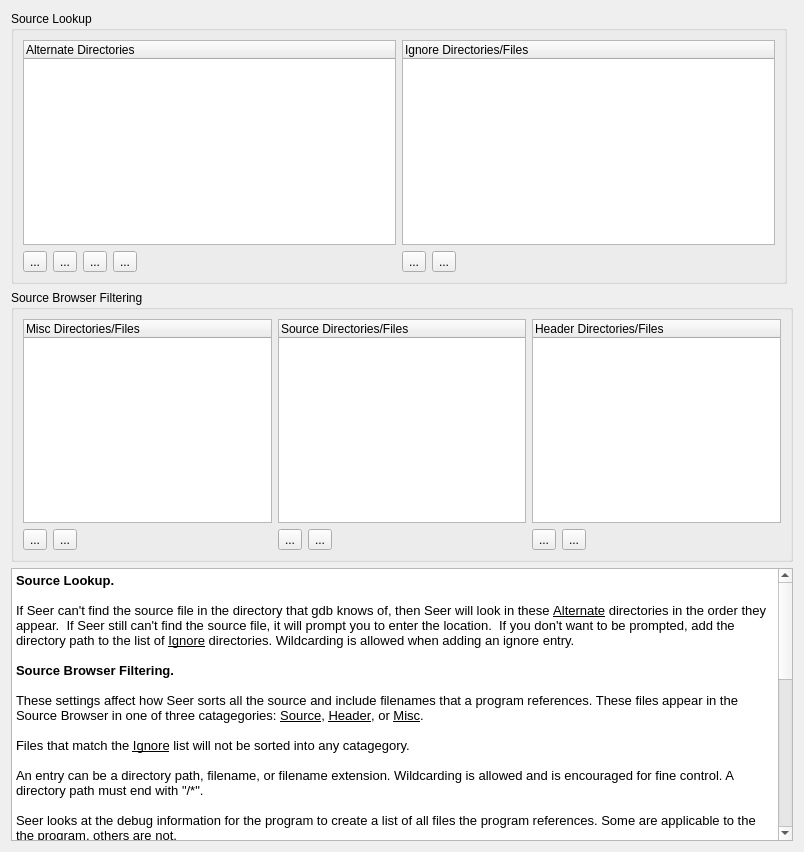
<?xml version="1.0" encoding="UTF-8"?>
<ui version="4.0">
 <class>SeerSourceConfigPage</class>
 <widget class="QWidget" name="SeerSourceConfigPage">
  <property name="geometry">
   <rect>
    <x>0</x>
    <y>0</y>
    <width>804</width>
    <height>852</height>
   </rect>
  </property>
  <property name="windowTitle">
   <string>SeerSourceConfigPage</string>
  </property>
  <layout class="QGridLayout" name="gridLayout">
   <item row="0" column="0">
    <widget class="QGroupBox" name="sourceLocationGroupBox">
     <property name="title">
      <string>Source Lookup</string>
     </property>
     <layout class="QHBoxLayout" name="horizontalLayout_3">
      <item>
       <layout class="QVBoxLayout" name="verticalLayout_1">
        <item>
         <widget class="QTreeWidget" name="alternateDirectoriesTreeWidget">
          <property name="sizePolicy">
           <sizepolicy hsizetype="Expanding" vsizetype="Expanding">
            <horstretch>0</horstretch>
            <verstretch>0</verstretch>
           </sizepolicy>
          </property>
          <property name="rootIsDecorated">
           <bool>false</bool>
          </property>
          <column>
           <property name="text">
            <string>Alternate Directories</string>
           </property>
          </column>
         </widget>
        </item>
        <item>
         <layout class="QHBoxLayout" name="horizontalLayout_1">
          <item>
           <widget class="QToolButton" name="addAlternateDirectoryToolButton">
            <property name="toolTip">
             <string>Add a new directory.</string>
            </property>
            <property name="text">
             <string>...</string>
            </property>
            <property name="icon">
             <iconset resource="resource.qrc">
              <normaloff>:/seer/resources/RelaxLightIcons/document-new.svg</normaloff>:/seer/resources/RelaxLightIcons/document-new.svg</iconset>
            </property>
           </widget>
          </item>
          <item>
           <widget class="QToolButton" name="moveUpAlternateDirectoriesToolButton">
            <property name="toolTip">
             <string>Move up selected directories.</string>
            </property>
            <property name="text">
             <string>...</string>
            </property>
            <property name="icon">
             <iconset resource="resource.qrc">
              <normaloff>:/seer/resources/RelaxLightIcons/go-up.svg</normaloff>:/seer/resources/RelaxLightIcons/go-up.svg</iconset>
            </property>
           </widget>
          </item>
          <item>
           <widget class="QToolButton" name="moveDownAlternateDirectoriesToolButton">
            <property name="toolTip">
             <string>Move down selected directories.</string>
            </property>
            <property name="text">
             <string>...</string>
            </property>
            <property name="icon">
             <iconset resource="resource.qrc">
              <normaloff>:/seer/resources/RelaxLightIcons/go-down.svg</normaloff>:/seer/resources/RelaxLightIcons/go-down.svg</iconset>
            </property>
           </widget>
          </item>
          <item>
           <widget class="QToolButton" name="deleteAlternateDirectoriesToolButton">
            <property name="toolTip">
             <string>Delete selected directories.</string>
            </property>
            <property name="text">
             <string>...</string>
            </property>
            <property name="icon">
             <iconset resource="resource.qrc">
              <normaloff>:/seer/resources/RelaxLightIcons/edit-delete.svg</normaloff>:/seer/resources/RelaxLightIcons/edit-delete.svg</iconset>
            </property>
           </widget>
          </item>
          <item>
           <spacer name="horizontalSpacer_1">
            <property name="orientation">
             <enum>Qt::Horizontal</enum>
            </property>
            <property name="sizeHint" stdset="0">
             <size>
              <width>40</width>
              <height>20</height>
             </size>
            </property>
           </spacer>
          </item>
         </layout>
        </item>
       </layout>
      </item>
      <item>
       <layout class="QVBoxLayout" name="verticalLayout_2">
        <item>
         <widget class="QTreeWidget" name="ignoreFilePatternsTreeWidget">
          <property name="sizePolicy">
           <sizepolicy hsizetype="Expanding" vsizetype="Expanding">
            <horstretch>0</horstretch>
            <verstretch>0</verstretch>
           </sizepolicy>
          </property>
          <property name="rootIsDecorated">
           <bool>false</bool>
          </property>
          <column>
           <property name="text">
            <string>Ignore Directories/Files</string>
           </property>
          </column>
         </widget>
        </item>
        <item>
         <layout class="QHBoxLayout" name="horizontalLayout_2">
          <item>
           <widget class="QToolButton" name="addIgnoreFilePatternToolButton">
            <property name="toolTip">
             <string>Add a new directory.</string>
            </property>
            <property name="text">
             <string>...</string>
            </property>
            <property name="icon">
             <iconset resource="resource.qrc">
              <normaloff>:/seer/resources/RelaxLightIcons/document-new.svg</normaloff>:/seer/resources/RelaxLightIcons/document-new.svg</iconset>
            </property>
           </widget>
          </item>
          <item>
           <widget class="QToolButton" name="deleteIgnoreFilePatternesToolButton">
            <property name="toolTip">
             <string>Delete selected directories.</string>
            </property>
            <property name="text">
             <string>...</string>
            </property>
            <property name="icon">
             <iconset resource="resource.qrc">
              <normaloff>:/seer/resources/RelaxLightIcons/edit-delete.svg</normaloff>:/seer/resources/RelaxLightIcons/edit-delete.svg</iconset>
            </property>
           </widget>
          </item>
          <item>
           <spacer name="horizontalSpacer_2">
            <property name="orientation">
             <enum>Qt::Horizontal</enum>
            </property>
            <property name="sizeHint" stdset="0">
             <size>
              <width>40</width>
              <height>20</height>
             </size>
            </property>
           </spacer>
          </item>
         </layout>
        </item>
       </layout>
      </item>
     </layout>
    </widget>
   </item>
   <item row="1" column="0" colspan="2">
    <widget class="QGroupBox" name="sourceBrowserGroupBox">
     <property name="title">
      <string>Source Browser Filtering</string>
     </property>
     <layout class="QHBoxLayout" name="horizontalLayout">
      <item>
       <layout class="QVBoxLayout" name="verticalLayout">
        <item>
         <widget class="QTreeWidget" name="miscFilePatternsTreeWidget">
          <property name="sizePolicy">
           <sizepolicy hsizetype="Expanding" vsizetype="Expanding">
            <horstretch>0</horstretch>
            <verstretch>0</verstretch>
           </sizepolicy>
          </property>
          <property name="rootIsDecorated">
           <bool>false</bool>
          </property>
          <column>
           <property name="text">
            <string>Misc Directories/Files</string>
           </property>
          </column>
         </widget>
        </item>
        <item>
         <layout class="QHBoxLayout" name="horizontalLayout_4">
          <item>
           <widget class="QToolButton" name="addMiscFilePatternToolButton">
            <property name="toolTip">
             <string>Add a new file pattern.</string>
            </property>
            <property name="text">
             <string>...</string>
            </property>
            <property name="icon">
             <iconset resource="resource.qrc">
              <normaloff>:/seer/resources/RelaxLightIcons/document-new.svg</normaloff>:/seer/resources/RelaxLightIcons/document-new.svg</iconset>
            </property>
           </widget>
          </item>
          <item>
           <widget class="QToolButton" name="deleteMiscFilePatternsToolButton">
            <property name="toolTip">
             <string>Delete selected file patterns.</string>
            </property>
            <property name="text">
             <string>...</string>
            </property>
            <property name="icon">
             <iconset resource="resource.qrc">
              <normaloff>:/seer/resources/RelaxLightIcons/edit-delete.svg</normaloff>:/seer/resources/RelaxLightIcons/edit-delete.svg</iconset>
            </property>
           </widget>
          </item>
          <item>
           <spacer name="horizontalSpacer_3">
            <property name="orientation">
             <enum>Qt::Horizontal</enum>
            </property>
            <property name="sizeHint" stdset="0">
             <size>
              <width>40</width>
              <height>20</height>
             </size>
            </property>
           </spacer>
          </item>
         </layout>
        </item>
       </layout>
      </item>
      <item>
       <layout class="QVBoxLayout" name="verticalLayout_3">
        <item>
         <widget class="QTreeWidget" name="sourceFilePatternsTreeWidget">
          <property name="sizePolicy">
           <sizepolicy hsizetype="Expanding" vsizetype="Expanding">
            <horstretch>0</horstretch>
            <verstretch>0</verstretch>
           </sizepolicy>
          </property>
          <property name="rootIsDecorated">
           <bool>false</bool>
          </property>
          <column>
           <property name="text">
            <string>Source Directories/Files</string>
           </property>
          </column>
         </widget>
        </item>
        <item>
         <layout class="QHBoxLayout" name="horizontalLayout_5">
          <item>
           <widget class="QToolButton" name="addSourceFilePatternToolButton">
            <property name="toolTip">
             <string>Add a new file pattern.</string>
            </property>
            <property name="text">
             <string>...</string>
            </property>
            <property name="icon">
             <iconset resource="resource.qrc">
              <normaloff>:/seer/resources/RelaxLightIcons/document-new.svg</normaloff>:/seer/resources/RelaxLightIcons/document-new.svg</iconset>
            </property>
           </widget>
          </item>
          <item>
           <widget class="QToolButton" name="deleteSourceFilePatternsToolButton">
            <property name="toolTip">
             <string>Delete selected file patterns.</string>
            </property>
            <property name="text">
             <string>...</string>
            </property>
            <property name="icon">
             <iconset resource="resource.qrc">
              <normaloff>:/seer/resources/RelaxLightIcons/edit-delete.svg</normaloff>:/seer/resources/RelaxLightIcons/edit-delete.svg</iconset>
            </property>
           </widget>
          </item>
          <item>
           <spacer name="horizontalSpacer_4">
            <property name="orientation">
             <enum>Qt::Horizontal</enum>
            </property>
            <property name="sizeHint" stdset="0">
             <size>
              <width>40</width>
              <height>20</height>
             </size>
            </property>
           </spacer>
          </item>
         </layout>
        </item>
       </layout>
      </item>
      <item>
       <layout class="QVBoxLayout" name="verticalLayout_4">
        <item>
         <widget class="QTreeWidget" name="headerFilePatternsTreeWidget">
          <property name="sizePolicy">
           <sizepolicy hsizetype="Expanding" vsizetype="Expanding">
            <horstretch>0</horstretch>
            <verstretch>0</verstretch>
           </sizepolicy>
          </property>
          <property name="rootIsDecorated">
           <bool>false</bool>
          </property>
          <column>
           <property name="text">
            <string>Header Directories/Files</string>
           </property>
          </column>
         </widget>
        </item>
        <item>
         <layout class="QHBoxLayout" name="horizontalLayout_6">
          <item>
           <widget class="QToolButton" name="addHeaderFilePatternToolButton">
            <property name="toolTip">
             <string>Add a new file pattern.</string>
            </property>
            <property name="text">
             <string>...</string>
            </property>
            <property name="icon">
             <iconset resource="resource.qrc">
              <normaloff>:/seer/resources/RelaxLightIcons/document-new.svg</normaloff>:/seer/resources/RelaxLightIcons/document-new.svg</iconset>
            </property>
           </widget>
          </item>
          <item>
           <widget class="QToolButton" name="deleteHeaderFilePatternsToolButton">
            <property name="toolTip">
             <string>Delete selected file patterns.</string>
            </property>
            <property name="text">
             <string>...</string>
            </property>
            <property name="icon">
             <iconset resource="resource.qrc">
              <normaloff>:/seer/resources/RelaxLightIcons/edit-delete.svg</normaloff>:/seer/resources/RelaxLightIcons/edit-delete.svg</iconset>
            </property>
           </widget>
          </item>
          <item>
           <spacer name="horizontalSpacer_5">
            <property name="orientation">
             <enum>Qt::Horizontal</enum>
            </property>
            <property name="sizeHint" stdset="0">
             <size>
              <width>40</width>
              <height>20</height>
             </size>
            </property>
           </spacer>
          </item>
         </layout>
        </item>
       </layout>
      </item>
     </layout>
    </widget>
   </item>
   <item row="2" column="0" colspan="2">
    <widget class="QTextBrowser" name="textBrowser">
     <property name="sizePolicy">
      <sizepolicy hsizetype="Expanding" vsizetype="Expanding">
       <horstretch>0</horstretch>
       <verstretch>0</verstretch>
      </sizepolicy>
     </property>
     <property name="html">
      <string>&lt;!DOCTYPE HTML PUBLIC &quot;-//W3C//DTD HTML 4.0//EN&quot; &quot;http://www.w3.org/TR/REC-html40/strict.dtd&quot;&gt;
&lt;html&gt;&lt;head&gt;&lt;meta name=&quot;qrichtext&quot; content=&quot;1&quot; /&gt;&lt;meta charset=&quot;utf-8&quot; /&gt;&lt;style type=&quot;text/css&quot;&gt;
p, li { white-space: pre-wrap; }
hr { height: 1px; border-width: 0; }
li.unchecked::marker { content: &quot;\2610&quot;; }
li.checked::marker { content: &quot;\2612&quot;; }
&lt;/style&gt;&lt;/head&gt;&lt;body style=&quot; font-family:'Noto Sans'; font-size:10pt; font-weight:400; font-style:normal;&quot;&gt;
&lt;p style=&quot; margin-top:0px; margin-bottom:0px; margin-left:0px; margin-right:0px; -qt-block-indent:0; text-indent:0px;&quot;&gt;&lt;span style=&quot; font-weight:600;&quot;&gt;Source Lookup.&lt;/span&gt;&lt;/p&gt;
&lt;p style=&quot;-qt-paragraph-type:empty; margin-top:0px; margin-bottom:0px; margin-left:0px; margin-right:0px; -qt-block-indent:0; text-indent:0px;&quot;&gt;&lt;br /&gt;&lt;/p&gt;
&lt;p style=&quot; margin-top:0px; margin-bottom:0px; margin-left:0px; margin-right:0px; -qt-block-indent:0; text-indent:0px;&quot;&gt;If Seer can't find the source file in the directory that gdb knows of, then Seer will look in these &lt;span style=&quot; text-decoration: underline;&quot;&gt;Alternate&lt;/span&gt; directories in the order they appear.  If Seer still can't find the source file, it will prompt you to enter the location.  If you don't want to be prompted, add the directory path to the list of &lt;span style=&quot; text-decoration: underline;&quot;&gt;Ignore&lt;/span&gt; directories. Wildcarding is allowed when adding an ignore entry.&lt;/p&gt;
&lt;p style=&quot;-qt-paragraph-type:empty; margin-top:0px; margin-bottom:0px; margin-left:0px; margin-right:0px; -qt-block-indent:0; text-indent:0px;&quot;&gt;&lt;br /&gt;&lt;/p&gt;
&lt;p style=&quot; margin-top:0px; margin-bottom:0px; margin-left:0px; margin-right:0px; -qt-block-indent:0; text-indent:0px;&quot;&gt;&lt;span style=&quot; font-weight:600;&quot;&gt;Source Browser Filtering.&lt;/span&gt;&lt;/p&gt;
&lt;p style=&quot;-qt-paragraph-type:empty; margin-top:0px; margin-bottom:0px; margin-left:0px; margin-right:0px; -qt-block-indent:0; text-indent:0px;&quot;&gt;&lt;br /&gt;&lt;/p&gt;
&lt;p style=&quot; margin-top:0px; margin-bottom:0px; margin-left:0px; margin-right:0px; -qt-block-indent:0; text-indent:0px;&quot;&gt;These settings affect how Seer sorts all the source and include filenames that a program references. These files appear in the Source Browser in one of three catagegories: &lt;span style=&quot; text-decoration: underline;&quot;&gt;Source&lt;/span&gt;, &lt;span style=&quot; text-decoration: underline;&quot;&gt;Header&lt;/span&gt;, or &lt;span style=&quot; text-decoration: underline;&quot;&gt;Misc&lt;/span&gt;.&lt;/p&gt;
&lt;p style=&quot;-qt-paragraph-type:empty; margin-top:0px; margin-bottom:0px; margin-left:0px; margin-right:0px; -qt-block-indent:0; text-indent:0px;&quot;&gt;&lt;br /&gt;&lt;/p&gt;
&lt;p style=&quot; margin-top:0px; margin-bottom:0px; margin-left:0px; margin-right:0px; -qt-block-indent:0; text-indent:0px;&quot;&gt;Files that match the &lt;span style=&quot; text-decoration: underline;&quot;&gt;Ignore&lt;/span&gt; list will not be sorted into any catagegory.&lt;/p&gt;
&lt;p style=&quot;-qt-paragraph-type:empty; margin-top:0px; margin-bottom:0px; margin-left:0px; margin-right:0px; -qt-block-indent:0; text-indent:0px;&quot;&gt;&lt;br /&gt;&lt;/p&gt;
&lt;p style=&quot; margin-top:0px; margin-bottom:0px; margin-left:0px; margin-right:0px; -qt-block-indent:0; text-indent:0px;&quot;&gt;An entry can be a directory path, filename, or filename extension. Wildcarding is allowed and is encouraged for fine control. A directory path must end with &amp;quot;/*&amp;quot;.&lt;/p&gt;
&lt;p style=&quot;-qt-paragraph-type:empty; margin-top:0px; margin-bottom:0px; margin-left:0px; margin-right:0px; -qt-block-indent:0; text-indent:0px;&quot;&gt;&lt;br /&gt;&lt;/p&gt;
&lt;p style=&quot; margin-top:0px; margin-bottom:0px; margin-left:0px; margin-right:0px; -qt-block-indent:0; text-indent:0px;&quot;&gt;Seer looks at the debug information for the program to create a list of all files the program references. Some are applicable to the the program, others are not.&lt;/p&gt;
&lt;p style=&quot;-qt-paragraph-type:empty; margin-top:0px; margin-bottom:0px; margin-left:0px; margin-right:0px; -qt-block-indent:0; text-indent:0px;&quot;&gt;&lt;br /&gt;&lt;/p&gt;
&lt;p style=&quot; margin-top:0px; margin-bottom:0px; margin-left:0px; margin-right:0px; -qt-block-indent:0; text-indent:0px;&quot;&gt;The ones that are not, should be sorted into &lt;span style=&quot; text-decoration: underline;&quot;&gt;Misc&lt;/span&gt;. These can be system header files or system source files. The ones that are, are sorted into &lt;span style=&quot; text-decoration: underline;&quot;&gt;Source&lt;/span&gt; or &lt;span style=&quot; text-decoration: underline;&quot;&gt;Header&lt;/span&gt;, depending on the sorting settings.&lt;/p&gt;
&lt;p style=&quot;-qt-paragraph-type:empty; margin-top:0px; margin-bottom:0px; margin-left:0px; margin-right:0px; -qt-block-indent:0; text-indent:0px;&quot;&gt;&lt;br /&gt;&lt;/p&gt;
&lt;p style=&quot; margin-top:0px; margin-bottom:0px; margin-left:0px; margin-right:0px; -qt-block-indent:0; text-indent:0px;&quot;&gt;For each file, it is compared to the sort patterns in the &lt;span style=&quot; text-decoration: underline;&quot;&gt;Misc&lt;/span&gt; category, then the &lt;span style=&quot; text-decoration: underline;&quot;&gt;Source&lt;/span&gt;, then the &lt;span style=&quot; text-decoration: underline;&quot;&gt;Header&lt;/span&gt; category. It is put into the first one that matches. If it doesn't match any, it is put into the &lt;span style=&quot; text-decoration: underline;&quot;&gt;Misc&lt;/span&gt; category.&lt;/p&gt;
&lt;p style=&quot;-qt-paragraph-type:empty; margin-top:0px; margin-bottom:0px; margin-left:0px; margin-right:0px; -qt-block-indent:0; text-indent:0px;&quot;&gt;&lt;br /&gt;&lt;/p&gt;
&lt;p style=&quot; margin-top:0px; margin-bottom:0px; margin-left:0px; margin-right:0px; -qt-block-indent:0; text-indent:0px;&quot;&gt;For example, &lt;span style=&quot; text-decoration: underline;&quot;&gt;Source&lt;/span&gt; should have entries like:&lt;/p&gt;
&lt;p style=&quot;-qt-paragraph-type:empty; margin-top:0px; margin-bottom:0px; margin-left:0px; margin-right:0px; -qt-block-indent:0; text-indent:0px;&quot;&gt;&lt;br /&gt;&lt;/p&gt;
&lt;p style=&quot; margin-top:0px; margin-bottom:0px; margin-left:0px; margin-right:0px; -qt-block-indent:0; text-indent:0px;&quot;&gt;    *.cpp&lt;/p&gt;
&lt;p style=&quot; margin-top:0px; margin-bottom:0px; margin-left:0px; margin-right:0px; -qt-block-indent:0; text-indent:0px;&quot;&gt;    *.c&lt;/p&gt;
&lt;p style=&quot; margin-top:0px; margin-bottom:0px; margin-left:0px; margin-right:0px; -qt-block-indent:0; text-indent:0px;&quot;&gt;    *.go&lt;/p&gt;
&lt;p style=&quot; margin-top:0px; margin-bottom:0px; margin-left:0px; margin-right:0px; -qt-block-indent:0; text-indent:0px;&quot;&gt;    *.asm&lt;/p&gt;
&lt;p style=&quot;-qt-paragraph-type:empty; margin-top:0px; margin-bottom:0px; margin-left:0px; margin-right:0px; -qt-block-indent:0; text-indent:0px;&quot;&gt;&lt;br /&gt;&lt;/p&gt;
&lt;p style=&quot; margin-top:0px; margin-bottom:0px; margin-left:0px; margin-right:0px; -qt-block-indent:0; text-indent:0px;&quot;&gt;&lt;span style=&quot; text-decoration: underline;&quot;&gt;Header&lt;/span&gt; should have entries like:&lt;/p&gt;
&lt;p style=&quot;-qt-paragraph-type:empty; margin-top:0px; margin-bottom:0px; margin-left:0px; margin-right:0px; -qt-block-indent:0; text-indent:0px;&quot;&gt;&lt;br /&gt;&lt;/p&gt;
&lt;p style=&quot; margin-top:0px; margin-bottom:0px; margin-left:0px; margin-right:0px; -qt-block-indent:0; text-indent:0px;&quot;&gt;    *.h&lt;/p&gt;
&lt;p style=&quot;-qt-paragraph-type:empty; margin-top:0px; margin-bottom:0px; margin-left:0px; margin-right:0px; -qt-block-indent:0; text-indent:0px;&quot;&gt;&lt;br /&gt;&lt;/p&gt;
&lt;p style=&quot; margin-top:0px; margin-bottom:0px; margin-left:0px; margin-right:0px; -qt-block-indent:0; text-indent:0px;&quot;&gt;&lt;span style=&quot; text-decoration: underline;&quot;&gt;Misc&lt;/span&gt; should have entries like:&lt;/p&gt;
&lt;p style=&quot;-qt-paragraph-type:empty; margin-top:0px; margin-bottom:0px; margin-left:0px; margin-right:0px; -qt-block-indent:0; text-indent:0px;&quot;&gt;&lt;br /&gt;&lt;/p&gt;
&lt;p style=&quot; margin-top:0px; margin-bottom:0px; margin-left:0px; margin-right:0px; -qt-block-indent:0; text-indent:0px;&quot;&gt;    /usr/include/*&lt;/p&gt;
&lt;p style=&quot;-qt-paragraph-type:empty; margin-top:0px; margin-bottom:0px; margin-left:0px; margin-right:0px; -qt-block-indent:0; text-indent:0px;&quot;&gt;&lt;br /&gt;&lt;/p&gt;
&lt;p style=&quot; margin-top:0px; margin-bottom:0px; margin-left:0px; margin-right:0px; -qt-block-indent:0; text-indent:0px;&quot;&gt;&lt;span style=&quot; text-decoration: underline;&quot;&gt;Ignore&lt;/span&gt; should have entries like:&lt;/p&gt;
&lt;p style=&quot;-qt-paragraph-type:empty; margin-top:0px; margin-bottom:0px; margin-left:0px; margin-right:0px; -qt-block-indent:0; text-indent:0px;&quot;&gt;&lt;br /&gt;&lt;/p&gt;
&lt;p style=&quot; margin-top:0px; margin-bottom:0px; margin-left:0px; margin-right:0px; -qt-block-indent:0; text-indent:0px;&quot;&gt;   /home/abuild/*&lt;/p&gt;
&lt;p style=&quot;-qt-paragraph-type:empty; margin-top:0px; margin-bottom:0px; margin-left:0px; margin-right:0px; -qt-block-indent:0; text-indent:0px;&quot;&gt;&lt;br /&gt;&lt;/p&gt;
&lt;p style=&quot;-qt-paragraph-type:empty; margin-top:0px; margin-bottom:0px; margin-left:0px; margin-right:0px; -qt-block-indent:0; text-indent:0px;&quot;&gt;&lt;br /&gt;&lt;/p&gt;&lt;/body&gt;&lt;/html&gt;</string>
     </property>
    </widget>
   </item>
  </layout>
 </widget>
 <resources>
  <include location="resource.qrc"/>
 </resources>
 <connections/>
</ui>
